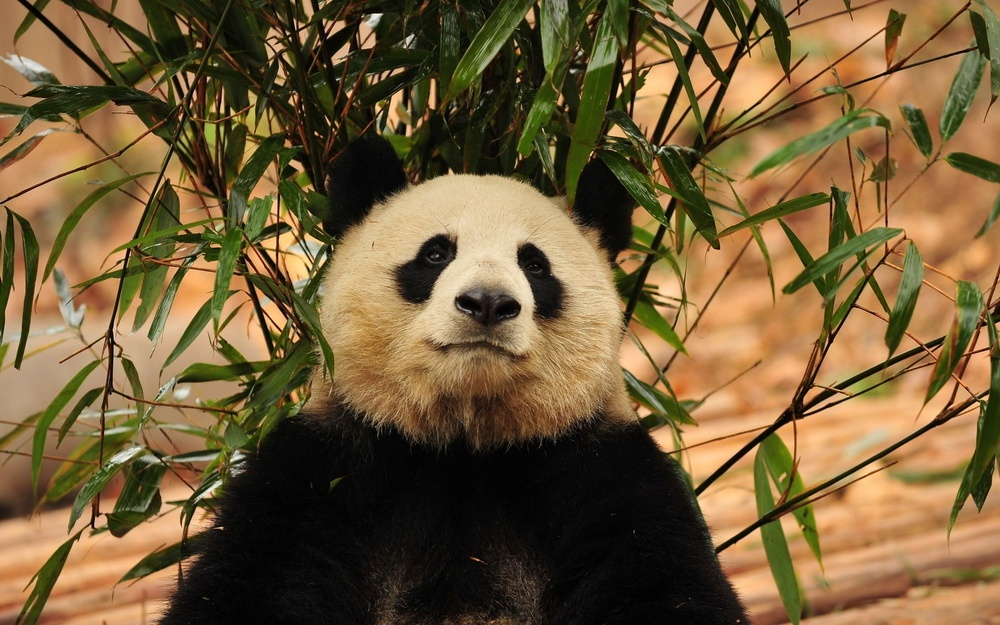
#> input picture panda.jpg, 1000 x 625 px, shrunk from 1843 x 1152 before the run
$ python mod1.py
#> lines starting #> are read from the running program, lines starting #| are printed output that depends on the picture
from PIL import Image
import numpy as np

# Открываем изображение
img = Image.open("panda.jpg")
#> img is the input picture: PIL image 1000x625 RGB; mean R, G, B 116.4, 93.1, 57
# Преобразуем изображение в массив NumPy
img_array = np.array(img)
# Поворачиваем массив NumPy на 90 градусов с помощью transpose
rotated_img_array = np.transpose(img_array, axes=(1,0,2))
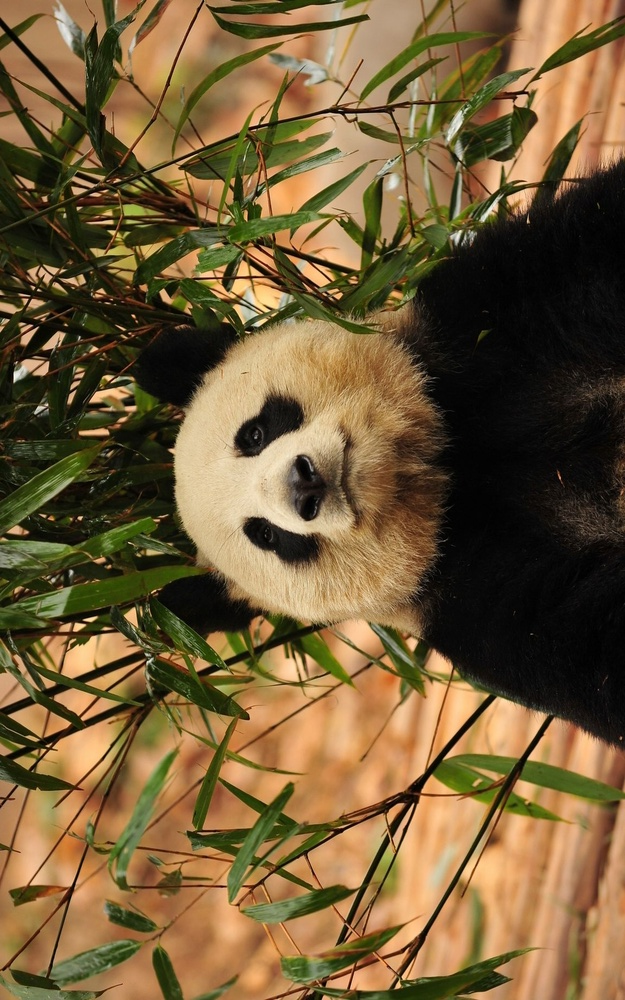
#> rotated_img_array: shape (1000, 625, 3); mean R, G, B 116.4, 93.1, 57
# Преобразуем массив обратно в изображение
rotated_img = Image.fromarray(rotated_img_array)
# Показываем повернутое изображение
rotated_img.save("panda_swap.jpg")
rotated_img.show()

$ run again, with TBA9NmhhkXk.jpg copied over panda.jpg
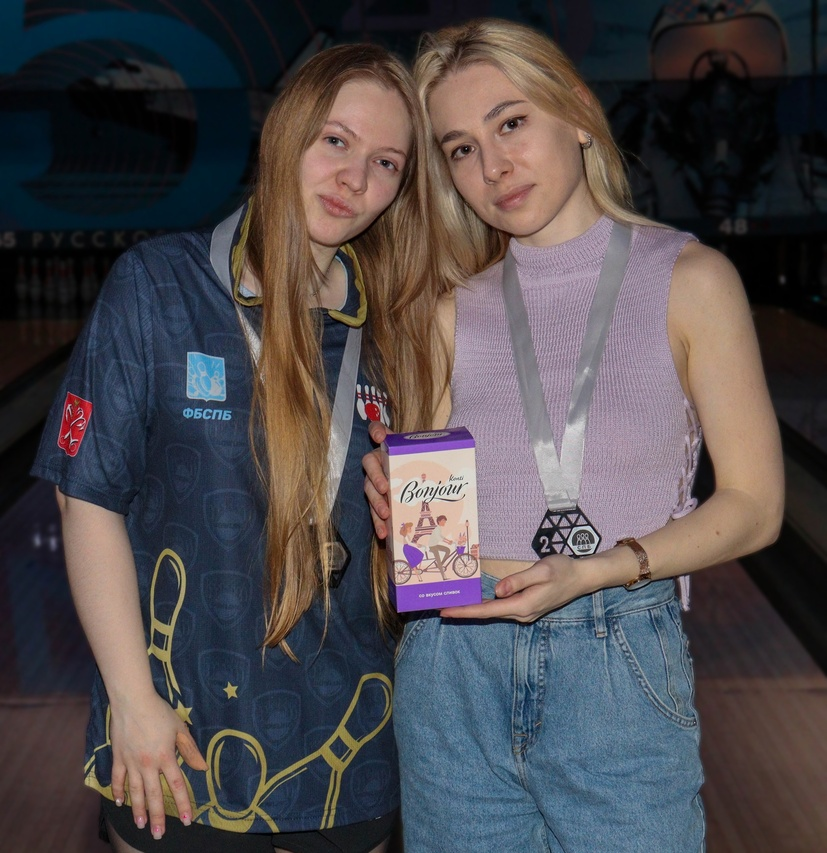
#> input picture TBA9NmhhkXk.jpg, 827 x 853 px, shrunk from 2095 x 2160 before the run
#> img is the input picture: PIL image 827x853 RGB; mean R, G, B 78.2, 73, 75.7
#> `rotated_img_array = np.transpose(img_array, axes=(1,0,2))`:
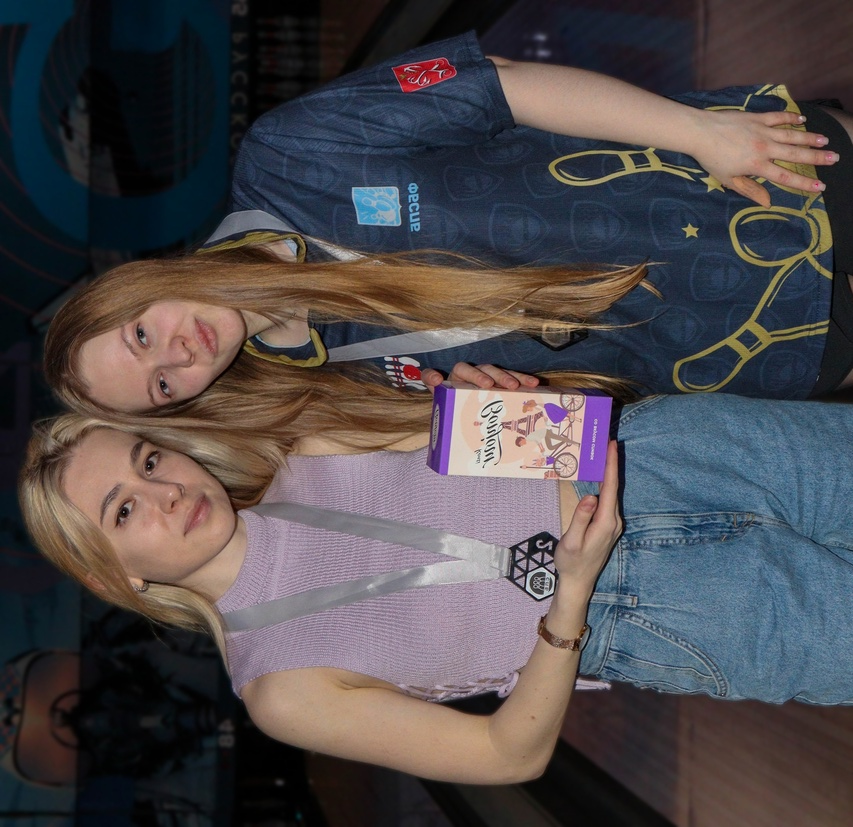
#> rotated_img_array: shape (827, 853, 3); mean R, G, B 78.2, 73, 75.7
